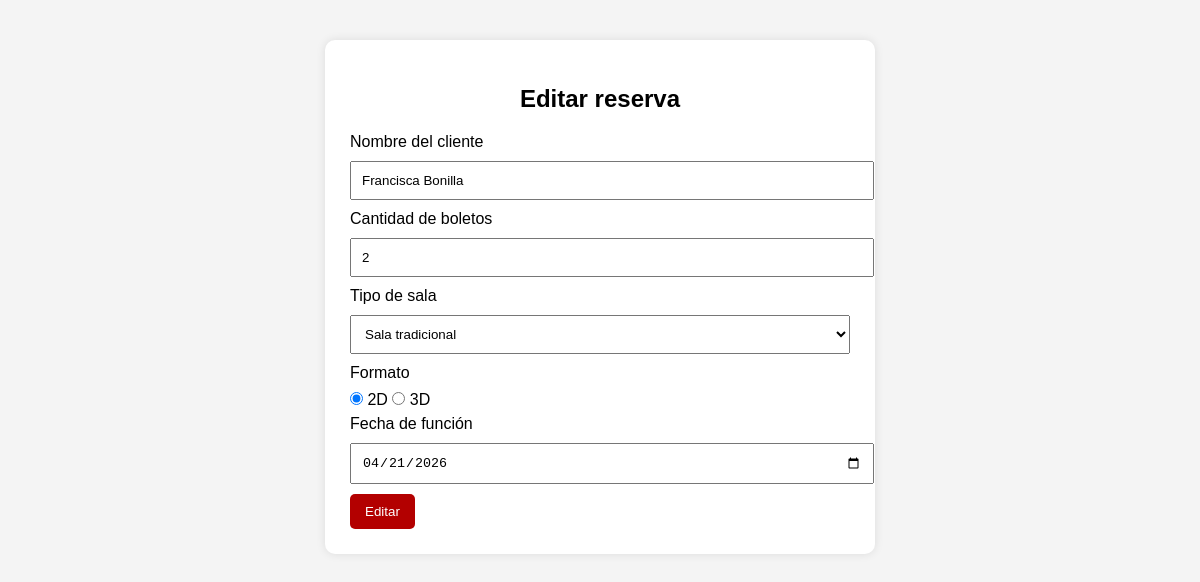
Page /editar.php?id=1 (signed in) on the committed database.
### tables this page shows
CREATE TABLE `reservas` (
  `id` int(11) NOT NULL,
  `nombre_cliente` varchar(100) NOT NULL,
  `cantidad_boletos` int(11) NOT NULL,
  `tipo_sala` varchar(50) NOT NULL,
  `formato` varchar(20) NOT NULL,
  `fecha_funcion` date DEFAULT NULL
);

### editar.php (the view, shortened to what this page needs)
<?php
include 'conexion.php';
$id = $_GET['id'];
$stmt = $conexionmysql->prepare("SELECT id, nombre_cliente, cantidad_boletos, tipo_sala, formato, fecha_funcion FROM reservas WHERE id=?");
$stmt->bind_param("i", $id);
$stmt->execute();
$resultado = $stmt->get_result();
$reserva = $resultado->fetch_assoc();
?>
<!DOCTYPE html>
<html lang="es">
<head>
</head>
<body>
<form action="editarreserva.php" method="post">
    <h2>Editar reserva</h2>
    <label>Nombre del cliente</label>
    <input type="text" name="nombre_cliente" value="<?php echo $reserva['nombre_cliente']; ?>" required>
    <label>Cantidad de boletos</label>
    <input type="number" name="cantidad_boletos" min="1" value="<?php echo $reserva['cantidad_boletos']; ?>" required>
    <label>Tipo de sala</label>
    <select name="tipo_sala" required>
        <option value="Sala tradicional" <?php if($reserva['tipo_sala']=="Sala tradicional") echo "selected"; ?>>Sala tradicional</option>
    </select>
    <label>Formato</label>
    <div class="radio-group">
        <input type="radio" name="formato" value="2D" <?php if($reserva['formato']=="2D") echo "checked"; ?> required> 2D
        <input type="radio" name="formato" value="3D" <?php if($reserva['formato']=="3D") echo "checked"; ?> required> 3D
    </div>
    <label>Fecha de función</label>
    <input type="date" name="fecha_funcion" value="<?php echo $reserva['fecha_funcion']; ?>">
    <button type="submit" name="guardar">Editar</button>
</form>
</body>
</html>

### editar.php (style rules this page uses)
body { font-family: Arial, sans-serif; background:#f4f4f4; }
form { width:500px; margin:40px auto; background:white; padding:25px; border-radius:10px; box-shadow:0 0 10px rgba(0,0,0,0.1); }
input, select { width:100%; padding:10px; margin:10px 0; }
button { padding:10px 15px; background:#b30000; color:white; border:none; border-radius:5px; }
h2 { text-align:center; }
.radio-group input { width:auto; }

### rows in the picture
reservas: nombre_cliente "Francisca Bonilla", cantidad_boletos "2", tipo_sala "Sala tradicional", formato "☑", fecha_funcion "04/21/2026"
